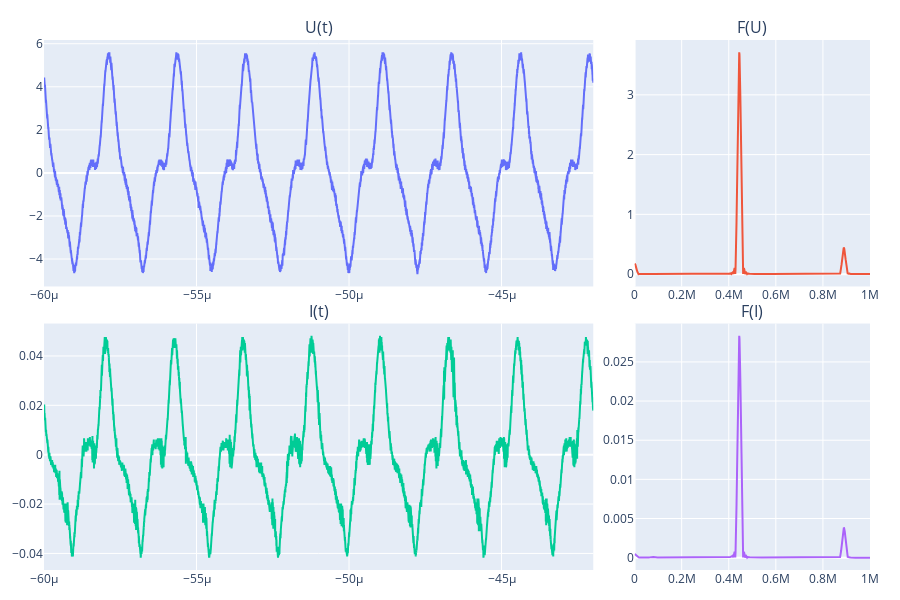

Source (notebook cell):
### Code cell
F,V = md.get_spectrum3(t,U)
F_peak_calc = F[np.argmax(V)]
T=1/F_peak_calc

T_counts=md.convert_to_counts(t,T)
window=T_counts*8

fs = 1 / np.mean(np.diff(t))
 
vw.show_I_U_3(t,I,U,0,window)

### Figure 1 — Plotly figure (JSON) as saved in the notebook; plotly's stock layout.template omitted (floating-point values rounded to 4 significant figures; data arrays with more than 128 entries replaced by an {"elided": "..."} marker saying what was removed)
{"data": [{"type": "scatter", "x": {"elided": "11256 float values"}, "xaxis": "x", "y": {"elided": "11256 float values"}, "yaxis": "y"}, {"type": "scatter", "x": {"elided": "6121 float values"}, "xaxis": "x2", "y": {"elided": "6121 float values"}, "yaxis": "y2"}, {"type": "scatter", "x": {"elided": "11256 float values"}, "xaxis": "x3", "y": {"elided": "11256 float values"}, "yaxis": "y3"}, {"type": "scatter", "x": {"elided": "6121 float values"}, "xaxis": "x4", "y": {"elided": "6121 float values"}, "yaxis": "y4"}], "layout": {"annotations": [{"font": {"size": 16}, "showarrow": false, "text": "U(t)", "x": 0.3325, "xanchor": "center", "xref": "paper", "y": 1.0, "yanchor": "bottom", "yref": "paper"}, {"font": {"size": 16}, "showarrow": false, "text": "F(U)", "x": 0.8575, "xanchor": "center", "xref": "paper", "y": 1.0, "yanchor": "bottom", "yref": "paper"}, {"font": {"size": 16}, "showarrow": false, "text": "I(t)", "x": 0.3325, "xanchor": "center", "xref": "paper", "y": 0.465, "yanchor": "bottom", "yref": "paper"}, {"font": {"size": 16}, "showarrow": false, "text": "F(I)", "x": 0.8575, "xanchor": "center", "xref": "paper", "y": 0.465, "yanchor": "bottom", "yref": "paper"}], "height": 600, "margin": {"b": 30, "l": 30, "r": 30, "t": 40}, "showlegend": false, "width": 900, "xaxis": {"anchor": "y", "domain": [0, 0.665]}, "xaxis2": {"anchor": "y2", "domain": [0.715, 1]}, "xaxis3": {"anchor": "y3", "domain": [0, 0.665]}, "xaxis4": {"anchor": "y4", "domain": [0.715, 1]}, "yaxis": {"anchor": "x", "domain": [0.535, 1.0]}, "yaxis2": {"anchor": "x2", "domain": [0.535, 1.0]}, "yaxis3": {"anchor": "x3", "domain": [0, 0.465]}, "yaxis4": {"anchor": "x4", "domain": [0, 0.465]}}}
